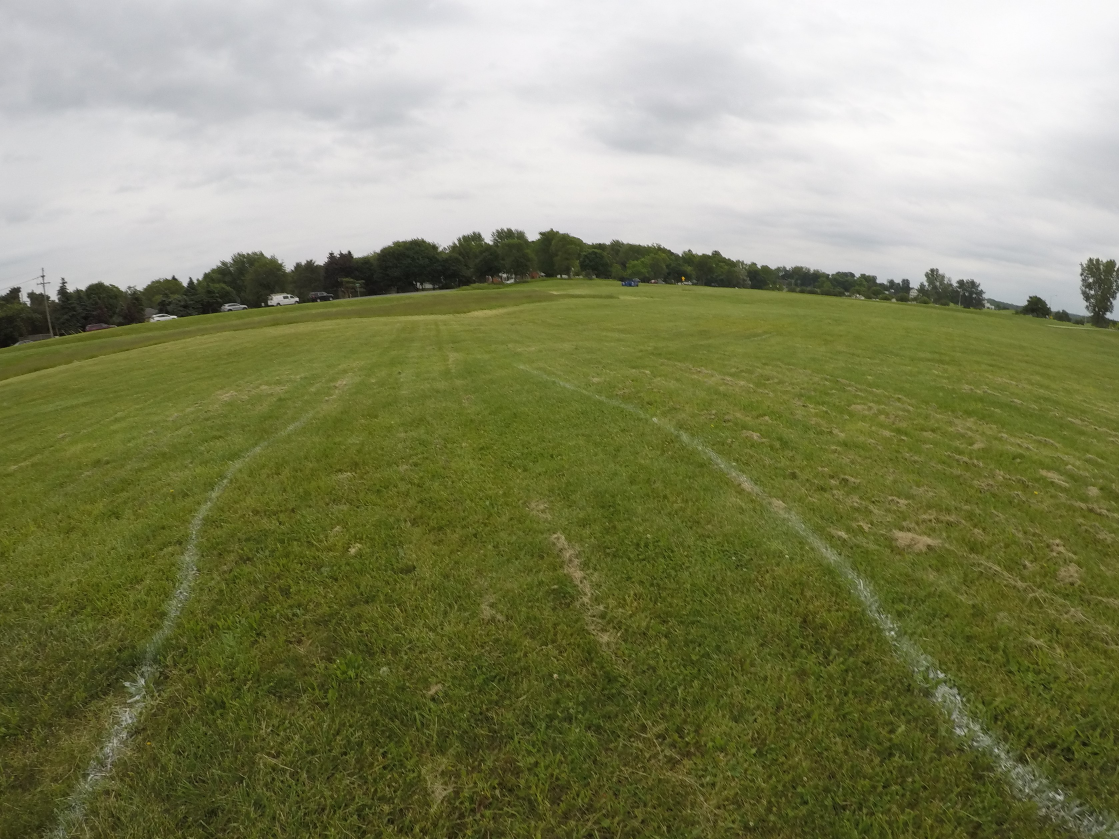
#> input picture Image Datasets/IMG5.JPG, 3357 x 2517 px, found by its file name (shown at 1/3 size)
$ python 'IMG Lane Detector.py'
#> lines starting #> are read from the running program, lines starting #| are printed output that depends on the picture
import cv2
import numpy

# read image
src = cv2.imread('IMG5.jpg', cv2.IMREAD_UNCHANGED)
#> src is the input picture: shape (2517, 3357, 3); mean B, G, R 96.2, 133.8, 131.1
resized = cv2.resize(src, None, fx=0.2, fy=0.21)
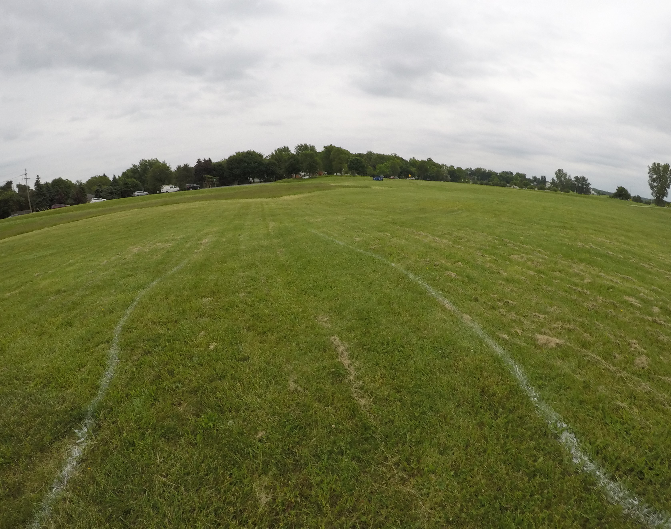
#> resized: shape (529, 671, 3); mean B, G, R 96.1, 133.7, 131

# apply guassian blur on src image
dst = cv2.GaussianBlur(resized,(5,5),cv2.BORDER_DEFAULT)

# display input and output image
cv2.imshow("Gaussian Smoothing",numpy.hstack((resized, dst)))
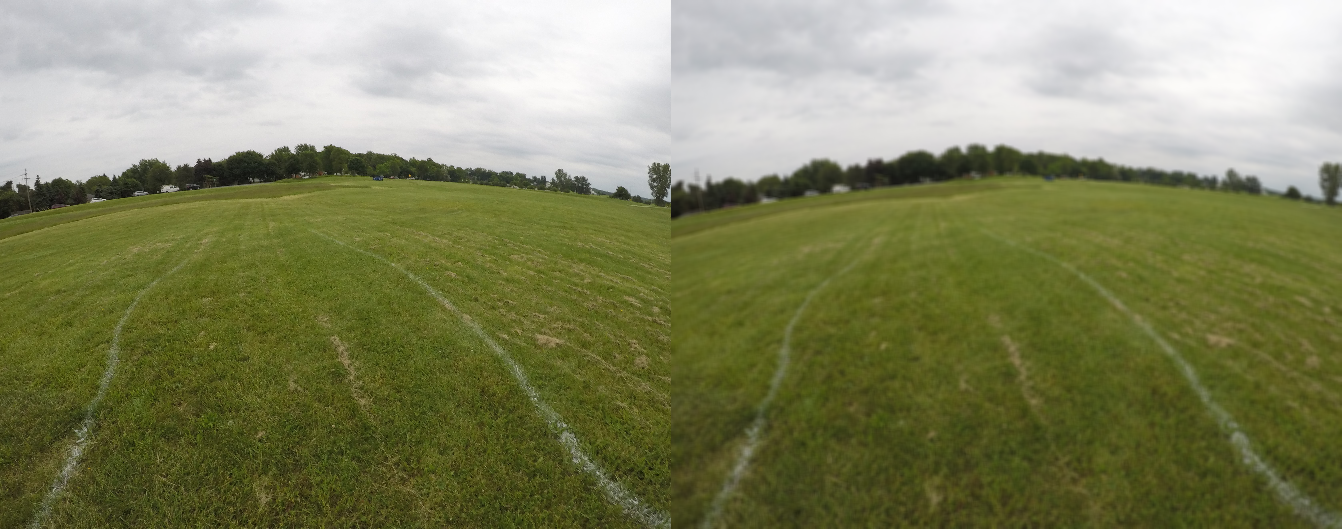
#> window 'Gaussian Smoothing': shape (529, 1342, 3); mean B, G, R 96.1, 133.7, 131
cv2.waitKey(0) # waits until a key is pressed
cv2.destroyAllWindows() # destroys the window showing image

$ run again, with Image Datasets/calib.jpg copied over Image Datasets/IMG5.JPG
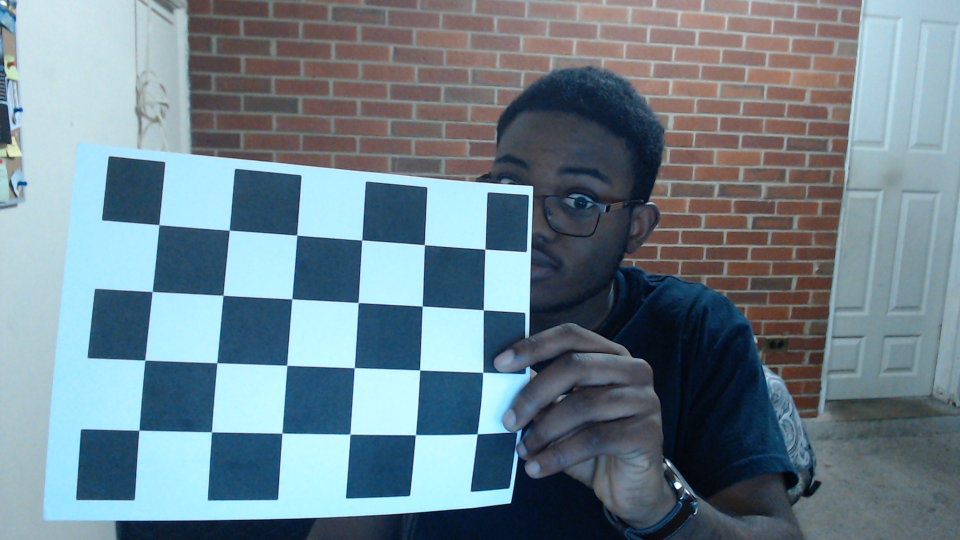
#> input picture Image Datasets/calib.jpg, 1920 x 1080 px, found by its file name (shown at 1/2 size)
#> src is the input picture: shape (1080, 1920, 3); mean B, G, R 140.6, 129.8, 109.9
#> `dst = cv2.GaussianBlur(resized,(5,5),cv2.BORDER_DEFAULT)`:
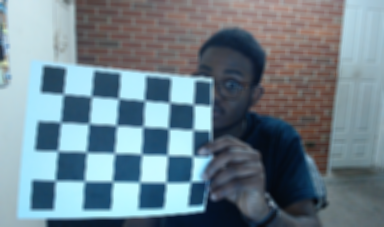
#> dst: shape (227, 384, 3); mean B, G, R 140.5, 129.7, 109.9
#> `cv2.imshow("Gaussian Smoothing",numpy.hstack((resized, dst)))`:
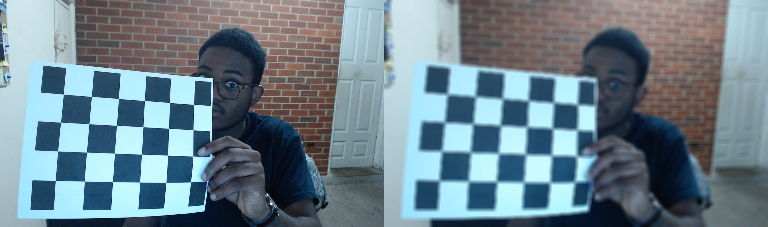
#> window 'Gaussian Smoothing': shape (227, 768, 3); mean B, G, R 140.5, 129.7, 109.9

$ run again, with Image Datasets/road clone.jpg copied over Image Datasets/IMG5.JPG
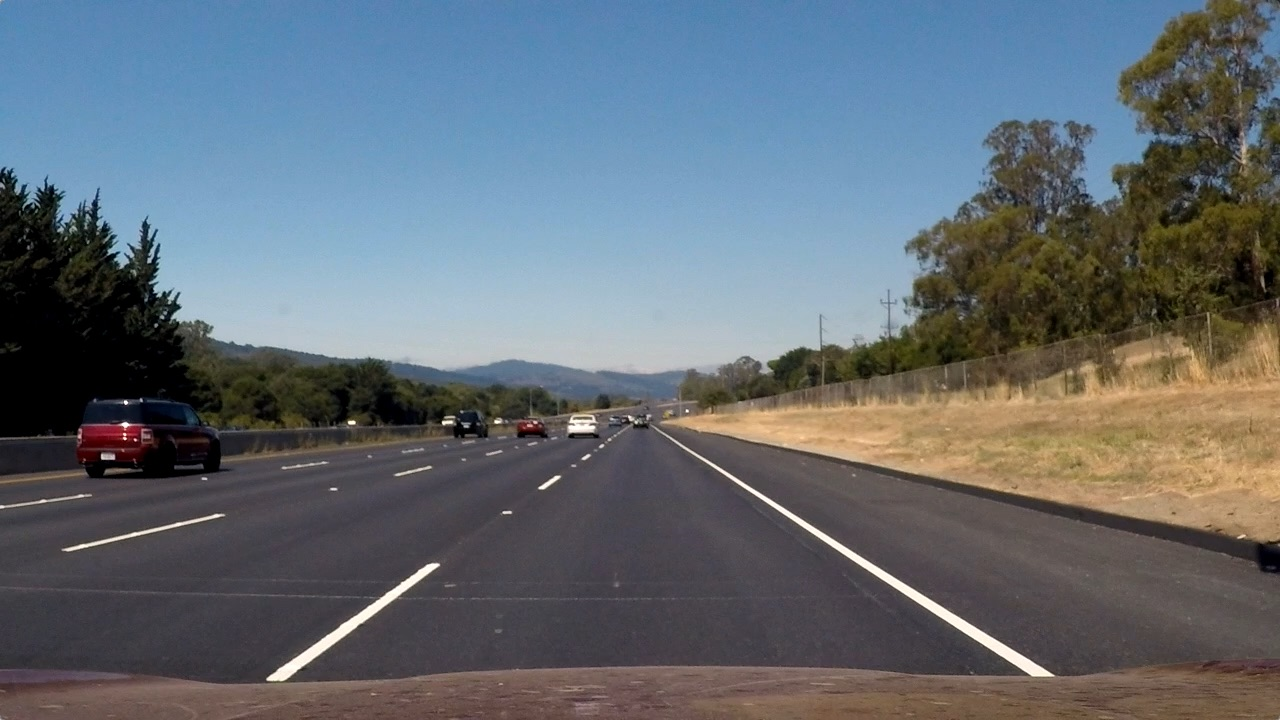
#> input picture Image Datasets/road clone.jpg, 1280 x 720 px, found by its file name
#> src is the input picture: shape (720, 1280, 3); mean B, G, R 115.1, 107.7, 99.4
#> `dst = cv2.GaussianBlur(resized,(5,5),cv2.BORDER_DEFAULT)`:
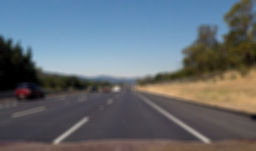
#> dst: shape (151, 256, 3); mean B, G, R 115.1, 107.6, 99.3
#> `cv2.imshow("Gaussian Smoothing",numpy.hstack((resized, dst)))`:
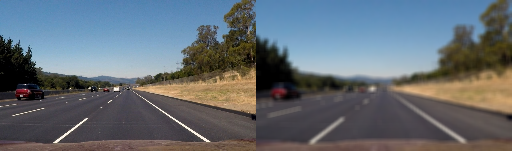
#> window 'Gaussian Smoothing': shape (151, 512, 3); mean B, G, R 115.1, 107.6, 99.3
